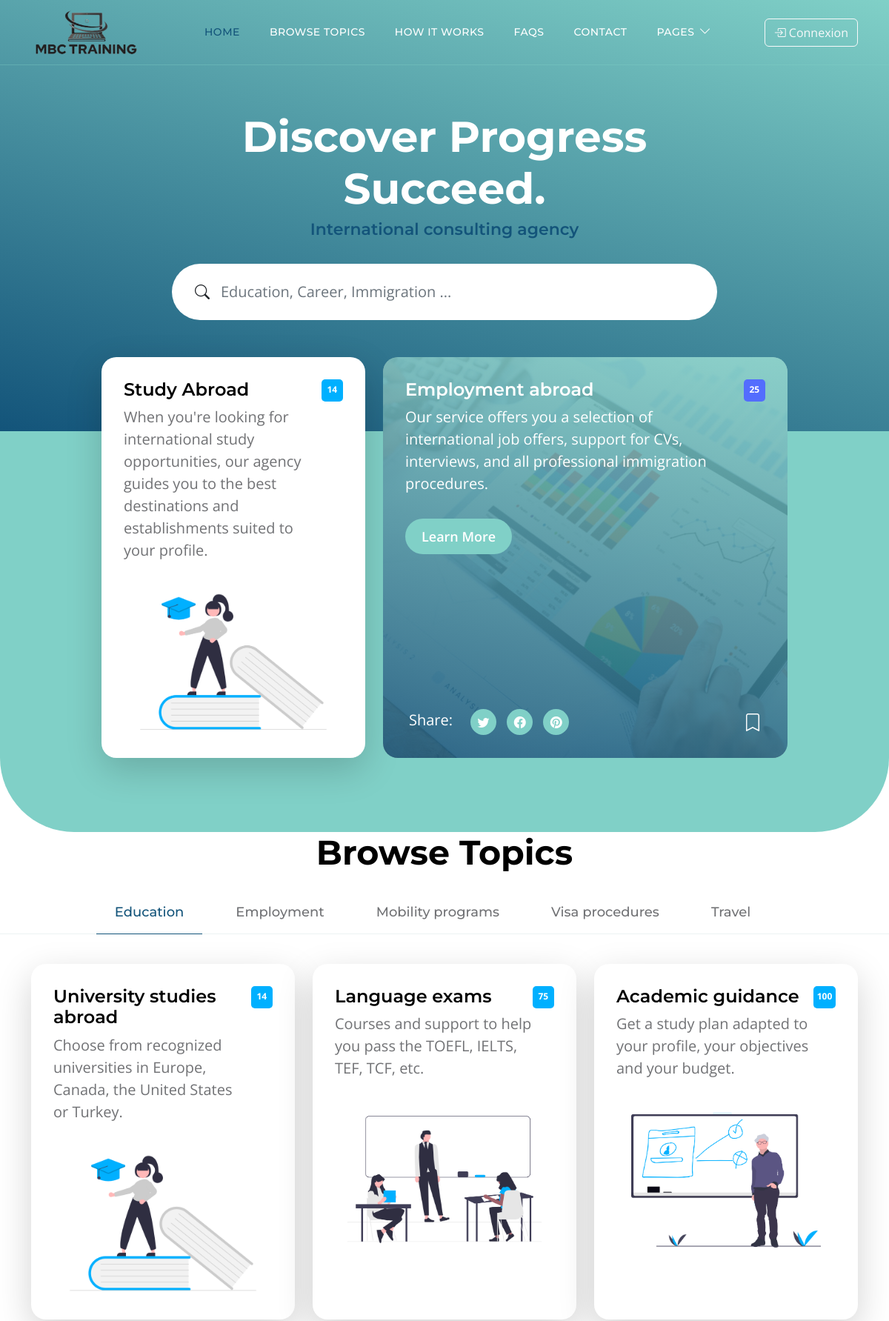
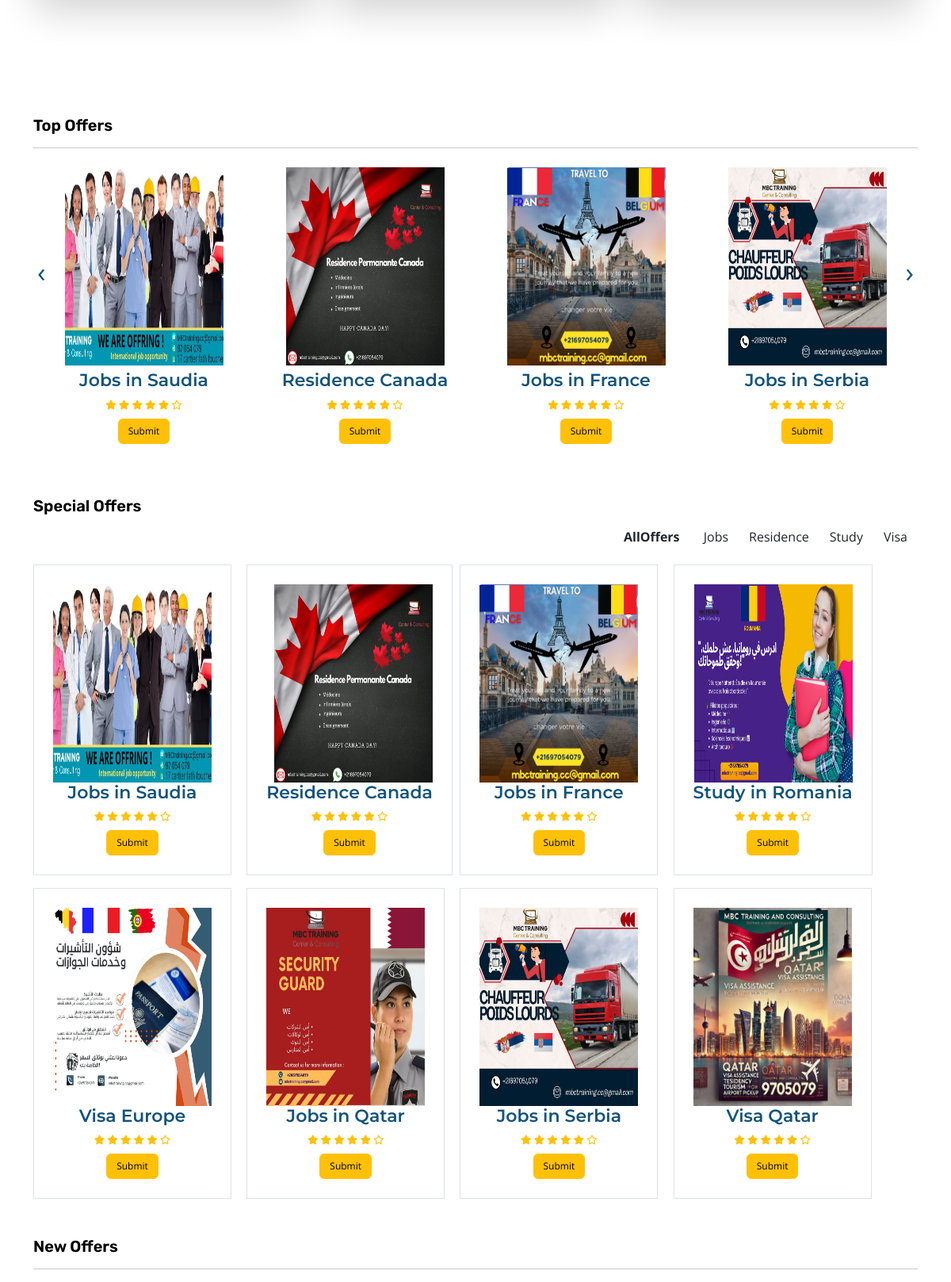
The page / (upper part) on the database its author committed (2 pictures, top to bottom).
### tables this page shows
CREATE TABLE `offer` (
  `item_id` INT(11) NOT NULL AUTO_INCREMENT,
  `item_name` VARCHAR(255) NOT NULL,
  `item_category` VARCHAR(255) NOT NULL,
  `item_image` VARCHAR(255) NOT NULL,
  `item_description` TEXT NOT NULL,
  `item_subdescription` VARCHAR(255) NOT NULL,
  `item_register` DATETIME DEFAULT NULL,
  PRIMARY KEY (`item_id`)
);

### index.php (called while the page is built, shortened)
<?php
include('header.php');
include('Template/_banner1.php');
include('Template/_banner2.php');
include('Template/_browse-topics.php');
include('Template/_top-offers.php');
include('Template/_special-offers.php');
include('Template/_new-offers.php');
include('footer.php');
?>

### database/DBController.php (called while the page is built, shortened)
<?php
class DBController {
    protected $host = "localhost";
    protected $user = "root";
    protected $password = "";
    protected $database = "consulting";
    public function __construct() {
        $this->con = mysqli_connect($this->host, $this->user, $this->password, $this->database);
    }
}
?>

### functions.php (called while the page is built, shortened)
<?php
require('database/DBController.php');
require('database/Offer.php');
$db = new DBController();
$offer = new Offer($db);
$favorite = new Favorite($db);
?>

### database/Offer.php (called while the page is built, shortened)
<?php
class Offer {
    public $db = null;
    public function __construct(DBController $db) {
        $this->db = $db;
    }
    public function getData($table = 'offer') {
        $result = $this->db->con->query("SELECT * FROM {$table}");
        $resultArray = array();
        while($item = mysqli_fetch_array($result, MYSQLI_ASSOC)) {
            $resultArray[] = $item;
        }
        return $resultArray;
    }
}
?>

### Template/_special-offers.php (the view, shortened to what this page needs)
<?php
    $category = array_map(function($item) { return $item['item_category'];}, $offer_shuffle);
    $unique_category = array_unique($category);
    sort($unique_category);
    shuffle($offer_shuffle);
    $in_favorites = $favorite->getFavoritesById($offer->getData('favorites')) ?? [];
?>
<section id="special-offers">
    <div class="container">
        <h4 class="font-size-20 font-rubik">Special Offers</h4>
        <div id="filters" class="button-group text-end">
            <button class="btn" style="font-weight: 700;" data-filter="">AllOffers</button>
            <?php
                array_map(function($item) {
                printf('<button class="btn" data-filter=".%s">%s</button>', $item, $item);
            }, $unique_category); ?>
        <div class="grid">
            <?php array_map(function($item) use ($in_favorites){ ?>
            <div class="grid-item <?php echo $item['item_category'] ?? 'Category'; ?> border">
                <div class="item p-4">
                    <div class="offer font-rale">
                        <a href="<?php printf('offer.php?item_id=%d', $item['item_id']); ?>"><img src="<?php echo $item['item_image'] ?? './images/offers/job offers qatar.jpg'; ?>" style="width: 200px;height: 250px;" alt="offer1"></a>
                        <div class="text-center">
                            <h6><?php echo $item['item_name'] ?? 'Unknown'; ?></h6>
                            <div class="rating text-warning font-size-12">
                                <span><i class="fas fa-star"></i></span>
                                <span><i class="fas fa-star"></i></span>
                                <span><i class="fas fa-star"></i></span>
                                <span><i class="fas fa-star"></i></span>
                                <span><i class="fas fa-star"></i></span>
                                <span><i class="far fa-star"></i></span>
                            </div>
                            <form method="post">
                                <?php
                                    if (in_array($item['item_id'], $in_favorites)) {
                                        echo '<button type="submit" disabled class="btn btn-warning font-size-12 mt-2" name="special-offer-submit">In Favorites</button>';
                                    } else {
                                        echo '<button type="submit" class="btn btn-warning font-size-12 mt-2" name="special-offer-submit">Submit</button>';
                                    }
                                ?>
                            </form>
                        </div>
                    </div>
                </div>
            </div>
            <?php }, $offer_shuffle); ?>
        </div>
    </div>
</section>

### Template/_top-offers.php (shortened to what this page needs)
<?php
$offer_shuffle = $offer->getData();
shuffle($offer_shuffle);
?>
<div id="top-offers">
    <div class="container py-5">
        <h4 class="font-size-20 font-rubik">Top Offers</h4>
        <hr>
        <div class="owl-carousel owl-theme">
            <?php foreach($offer_shuffle as $item) { ?>
            <div class="item py-2 text-center">
                <div class="offer font-rale">
                    <a href="<?php printf('offer.php?item_id=%d', $item['item_id']); ?>"><img src="<?php echo $item['item_image'] ?? './images/offers/job offers france.jpg'; ?>" alt="offer1" class="img-fluid" style="width:200px;height:250px;"></a>
                    <div>
                        <h6><?php echo $item['item_name'] ?? 'Unknown Offer'; ?></h6>
                        <div class="rating text-warning font-size-12">
                            <span><i class="fas fa-star"></i></span>
                            <span><i class="fas fa-star"></i></span>
                            <span><i class="fas fa-star"></i></span>
                            <span><i class="fas fa-star"></i></span>
                            <span><i class="fas fa-star"></i></span>
                            <span><i class="far fa-star"></i></span>
                        </div>
                        <form method="post">
                            <?php
                                if (in_array($item['item_id'], $favorite->getFavoritesById($offer->getData('favorites')) ?? [])) {
                                    echo '<button type="submit" disabled class="btn btn-warning font-size-12 mt-2" name="top-offer-submit">In Favorites</button>';
                                } else {
                                    echo '<button type="submit" class="btn btn-warning font-size-12 mt-2" name="top-offer-submit">Submit</button>';
                                }
                            ?>
                        </form>
                    </div>
                </div>
            </div>
            <?php } ?>
        </div>
    </div>
</div>

### css/templatemo-topic-listing.css (style rules this page uses)
:root { --white-color: #ffffff; --primary-color: #13547a; --secondary-color: #80d0c7; --section-bg-color: #f0f8ff; --custom-btn-bg-color: #80d0c7; --custom-btn-bg-hover-color: #13547a; --dark-color: #000000; --p-color: #717275; --border-color: #7fffd4; --link-hover-color: #13547a; --body-font-family: 'Open Sans', sans-serif; --title-font-family: 'Montserrat', sans-serif; --h1-font-size: 58px; --h2-font-size: 46px; --h3-font-size: 32px; --h4-font-size: 28px; --h5-font-size: 24px; --h6-font-size: 22px; --p-font-size: 20px; --menu-font-size: 14px; --btn-font-size: 18px; --copyright-font-size: 16px; --border-radius-large: 100px; --border-radius-medium: 20px; --border-radius-small: 10px; --font-weight-normal: 400; --font-weight-medium: 500; --font-weight-semibold: 600; --font-weight-bold: 700; }
body { background-color: var(--white-color); font-family: var(--body-font-family); }
h2, h3, h4, h5, h6 { color: var(--dark-color); }
h1, h2, h3, h4, h5, h6 { font-family: var(--title-font-family); font-weight: var(--font-weight-semibold); }
h4 { font-size: var(--h4-font-size); }
h6 { color: var(--primary-color); font-size: var(--h6-font-size); }
.font-size-12 { font-size: 12px; }
.font-size-20 { font-size: 20px; }
.font-rubik { font-family: "Rubik", cursive; }
#top-offers .owl-carousel .item .offer a { overflow: hidden; }
#top-offers .owl-carousel .item .offer img { transition: transform .5s ease; }
#special-offers .grid .grid-item { margin-right: 1.2rem; margin-top: 1rem; }

### rows shown on the page
offer: item_image (picture), item_name "Jobs in Saudia"
offer: item_image (picture), item_name "Residence Canada"
offer: item_image (picture), item_name "Jobs in France"
offer: item_image (picture), item_name "Jobs in Serbia"
offer: item_category "Visa", item_image (picture), item_name "Visa Qatar"
offer: item_image (picture), item_name "Study in Romania"
offer: item_image (picture), item_name "Visa Europe"
offer: item_image (picture), item_name "Jobs in Qatar"

### other values the page prints
$item "Jobs Residence Study"
